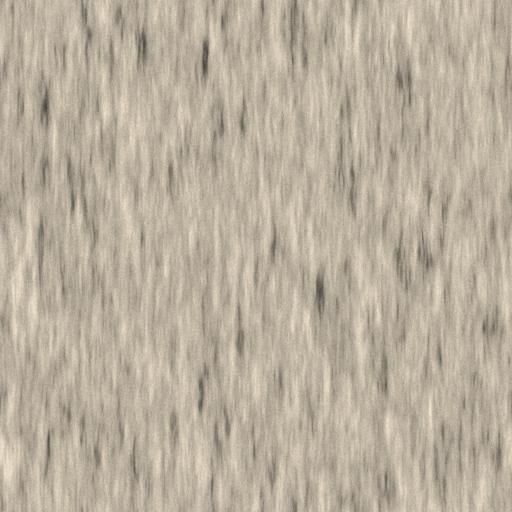
#> input picture unreal_plugin/content/T_Bark.png, 512 x 512 px
$ python -i prepare_photoreal_trees.py   (imports and definitions only)
#> lines starting #> are read from the running program, lines starting #| are printed output that depends on the picture
#> further down, picture is the input picture: PIL image 512x512 RGB; mean R, G, B 185.8, 175.3, 157.7
"""Download Poly Haven (CC0) scanned trees and plants, convert their textures, import them into Unreal.

Poly Haven publishes every asset under CC0 (https://polyhaven.com/license): no permission or attribution is
needed. The assets are photogrammetry scans with tens of thousands to millions of triangles, imported as Nanite
meshes (``setup_photoreal_trees.py``).

For each asset this script, with the game closed:

1. downloads the 2K FBX and its textures into the cache directory (default
   ``unreal_plugin/content/polyhaven_cache``, ignored by git: the files are large);
2. finds the asset's material parts from its texture names (``<asset>_<part>_diff_2k.png``, or
   ``<asset>_diff_2k.png`` for a single-material plant) and writes, per part, the colour with the opacity map as
   its alpha when there is one, an autumn hue-shifted copy of such a part, and the normal map with the green
   channel flipped (Poly Haven's are OpenGL, Unreal reads DirectX) when a PNG one exists;
3. writes ``textures.json`` (parts and their files) and imports the FBX into ``/Game/VantageCV/Trees`` with the
   ImportAssets commandlet.

Run with the project's Python from the repository root:

    PYTHONPATH=. python unreal_plugin/tools/prepare_photoreal_trees.py
"""

import colorsys
import json
import re
import urllib.request
from pathlib import Path
from typing import Dict

import numpy as np
from PIL import Image

from src.ue5.import_assets import import_group, report_import, run_import

ASSETS = (
    "jacaranda_tree",
    "tree_small_02",
    "searsia_lucida",
    "othonna_cerarioides",
    "fern_02",
)
CACHE = Path(__file__).resolve().parent.parent / "content" / "polyhaven_cache"
RESOLUTION = "2k"
DESTINATION = "/Game/VantageCV/Trees"
CONTENT = Path("F:/UE5Projects/VantageCV_UE5/Content/VantageCV/Trees")
FALL_HUE_SHIFT = 0.17  # green (0.28) to yellow-orange (0.11): hue is a fraction of a turn
FALL_SATURATION = 1.15
HEADERS = {"User-Agent": "Mozilla/5.0 (tree fetch script)"}


# [22 lines left out: functions download, fetch, not called in this run]


def hue_shift(image: Image.Image) -> Image.Image:
    """The colour turned toward autumn yellow-orange (alpha kept)."""
    rgb = np.array(image.convert("RGB")).astype(np.float64) / 255.0
    flat = rgb.reshape(-1, 3)
    shifted = np.empty_like(flat)
    for index, (red, green, blue) in enumerate(flat):
        hue, saturation, value = colorsys.rgb_to_hsv(red, green, blue)
        shifted[index] = colorsys.hsv_to_rgb(
            (hue - FALL_HUE_SHIFT) % 1.0, min(saturation * FALL_SATURATION, 1.0), value
        )
#> this loop made 262144 passes
#> (red, green, blue, hue, saturation, value) on passes 1 to 3: (0.655, 0.616, 0.557, 0.1, 0.15, 0.655), (0.612, 0.576, 0.518, 0.104, 0.154, 0.612), (0.647, 0.612, 0.549, 0.107, 0.152, 0.647)
    out = Image.fromarray((shifted.reshape(rgb.shape) * 255.0).astype(np.uint8), "RGB")
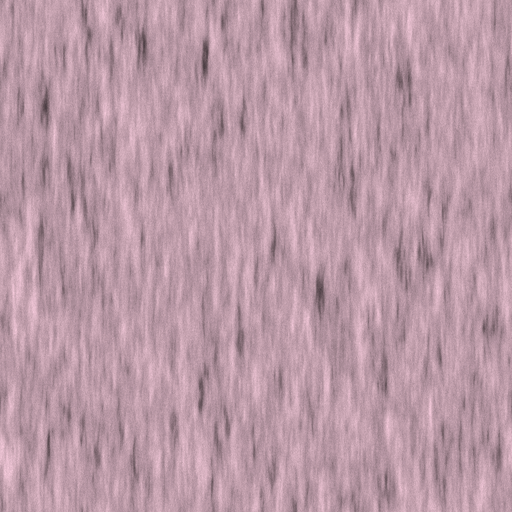
#> out: PIL image 512x512 RGB; mean R, G, B 185.8, 152.9, 165.7
#> (the run stopped early here; a loop or call above may not have finished)
